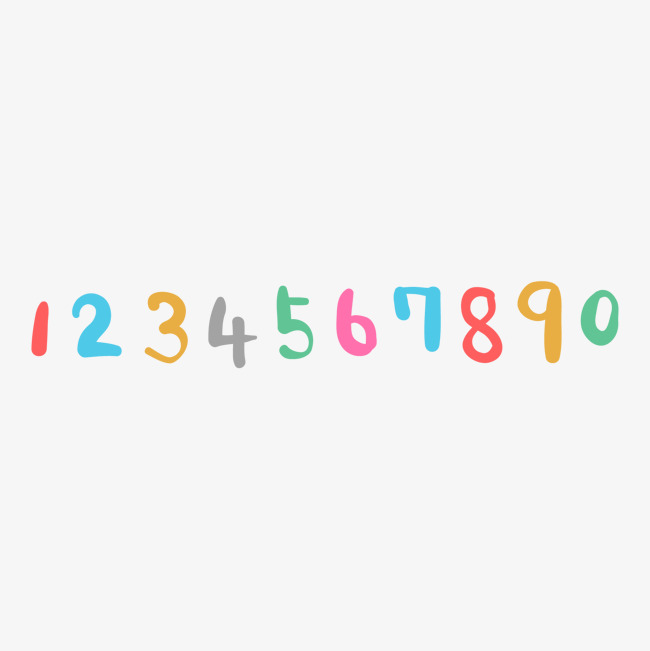
#> input picture charsplit/python-implements/test.jpg, 650 x 651 px
$ python normailzed_split.py
#> lines starting #> are read from the running program, lines starting #| are printed output that depends on the picture
### charsplit/python-implements/imageHelper.py
import numpy as np
import cv2
from matplotlib import pyplot as plt

def expandToSquare(img):
    """
    Expand an image to a square one.

    `img` should be a numpy array.

    The length and width will be the max value of the raw image width or height.
    """
    maxp = max(img.shape)
    minp = min(img.shape)
    need = maxp - minp
    cc = np.zeros([maxp,need])
    xi = None
    if maxp == img.shape[0]:
        xi = np.concatenate((img,cc),axis=1)
    else:
        xi = np.concatenate((img,cc),axis=0)
    return xi

# [11 lines left out: function normalizeImage, not called in this run]


def scaleSquareImage(img,size):
    """
    Scale an square image to a specified size, with the size of  size*size.
    """
    #  keepaspect ratio
    r = size / img.shape[1]
    dim = (size, int(img.shape[0] * r))

    # perform the actual resizing of the image and show it
    resized = cv2.resize(img, dim, interpolation = cv2.INTER_AREA)
    return resized

# [110 lines left out: functions grayScale, pixelize, deleteBackground, extractText, delete_background, not called in this run]


# [26 lines that do not run on import are left out]


### charsplit/python-implements/normailzed_split.py
from matplotlib import pyplot as plt
import imageHelper
import numpy as np
import cv2

rawimg = cv2.imread("./test.jpg")
#> rawimg is the input picture: shape (651, 650, 3); mean B, G, R 242.7, 243.3, 243.6
#rawimg = rawimg - int(np.mean(rawimg))
#rawimg[rawimg < 50] = 0
fig = plt.figure()
fig.add_subplot(2,3,1)
plt.title("raw image")
plt.imshow(rawimg)

fig.add_subplot(2,3,2)
plt.title("grey scale image")
grayscaleimg = cv2.cvtColor(rawimg,cv2.COLOR_BGR2GRAY)
grayscaleimg = grayscaleimg - int(np.mean(grayscaleimg))
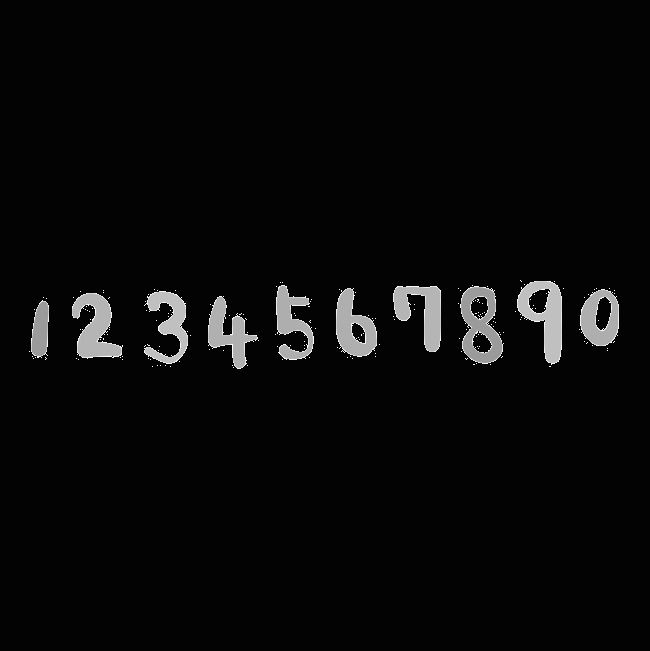
#> grayscaleimg: shape (651, 650); min 0, max 255, mean 9.9
grayscaleimg[grayscaleimg < 50] = 0
plt.imshow(grayscaleimg,cmap='gray')


# counting non-zero value by row , axis y
row_nz = []
for row in grayscaleimg.tolist():
    row_nz.append(len(row) - row.count(0))
#> after the loop, row_nz = 651 values, max 255 at index 329, min 0 at index 0, mean 24.39
fig.add_subplot(2,3,3)
plt.title("non-zero values on y (by row)")
plt.plot(row_nz)


# counting non-zero value by column, x axis
col_nz = []
for col in grayscaleimg.T.tolist():
    col_nz.append(len(col) - col.count(0))
#> after the loop, col_nz = 650 values, max 83 at index 550, min 0 at index 0, mean 24.42
fig.add_subplot(2,3,4)
plt.title("non-zero values on y (by col)")
plt.plot(col_nz)


##### start split
# first find upper and lower boundary of y (row)
fig.add_subplot(2,3,5)
plt.title("y boudary deleted")
upper_y = 0
for i,x in enumerate(row_nz):
    if x != 0:
        upper_y = i
        break
#> this loop made 281 passes
#> upper_y on pass 281: 280
lower_y = 0
for i,x in enumerate(row_nz[::-1]):
    if x!=0:
        lower_y = len(row_nz) - i
        break
#> this loop made 283 passes
#> lower_y on pass 283: 369
sliced_y_img = grayscaleimg[upper_y:lower_y,:]
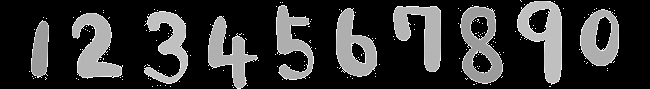
#> sliced_y_img: shape (89, 650); min 0, max 255, mean 51.1
sliced_y_img[sliced_y_img < 50] = 0
plt.imshow(sliced_y_img)

# show histgram
"""
fig.add_subplot(2,3,6)
plt.title("hist")
plt.hist(sliced_y_img)
"""

# then we find left and right boundary of every digital (x, on column)
column_boundary_list = []
record = False
for i,x in enumerate(col_nz[:-1]):
    if (col_nz[i] == 0 and col_nz[i+1] != 0) or col_nz[i] != 0 and col_nz[i+1] == 0:
        column_boundary_list.append(i+1)
#> this loop made 649 passes
#> x on passes 1 to 3: 0, 0, 0
#> after the loop, column_boundary_list = 32 values from 29 to 619
img_list = []
xl = [ column_boundary_list[i:i+2] for i in range(0,len(column_boundary_list),2) ]
#> xl = [[29, 30], [31, 49], [72, 123], [144, 188], [190, 191], [208, 259], [275, 314], [315, 316], [336, 377], [379, 380], [393, 441], [458, 504], [515, 516], [517, 562], [563, 564], [579, 619]]
for x in xl:
    img_list.append( sliced_y_img[:,x[0]:x[1]] )
#> this loop made 16 passes
#> after the loop, img_list = 16 items
# del invalid image
img_list = [ x for x in img_list if x.shape[1] > 5 ]
#> img_list = 10 items
# show image
fig = plt.figure()
for i,img in enumerate(img_list):
    fig.add_subplot(3,4,i+1)
    plt.imshow(img)
    # expand to max-size
    xi = imageHelper.expandToSquare(img)
    xi = imageHelper.scaleSquareImage(xi,28)
    plt.imsave("./result/zc%s.jpg"%i, xi ,cmap='gray')
    plt.imsave("./result/%s.jpg"%i, img )
#> this loop made 10 passes
#> (minp in expandToSquare, need in expandToSquare) on passes 1 to 10: (18, 71), (51, 38), (44, 45), (51, 38), (39, 50), (41, 48), (48, 41), (46, 43), (45, 44), (40, 49)
#> pass 1, in expandToSquare, `xi = np.concatenate((img,cc),axis=1)`:
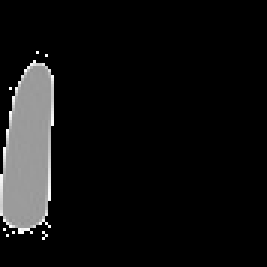
#> xi: shape (89, 89) float64 (shown 3 times larger); min 0, max 255, mean 17
#> pass 1, `plt.imsave("./result/zc%s.jpg"%i, xi ,cmap='gray')`:
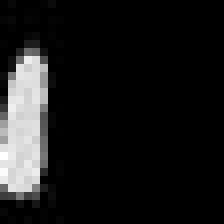
#> saved as zc0.jpg: shape (28, 28, 3) (shown 8 times larger); min 0, max 255, mean 24.3
#> pass 2, in expandToSquare (call 2), `xi = np.concatenate((img,cc),axis=1)`:
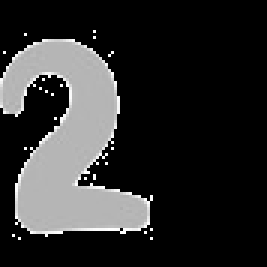
#> xi: shape (89, 89) float64 (shown 3 times larger); min 0, max 255, mean 44.4
plt.show()
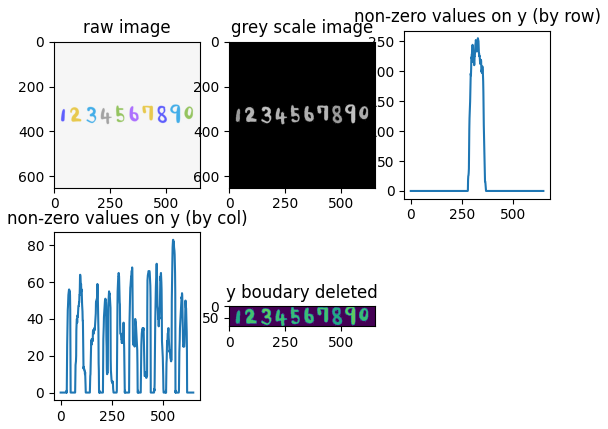
#> figure drawn by matplotlib, 5 panels; B, G, R data is drawn as R, G, B; panel 3: curve peaks at x = 329, y = 255; panel 4: curve peaks at x = 550, y = 83
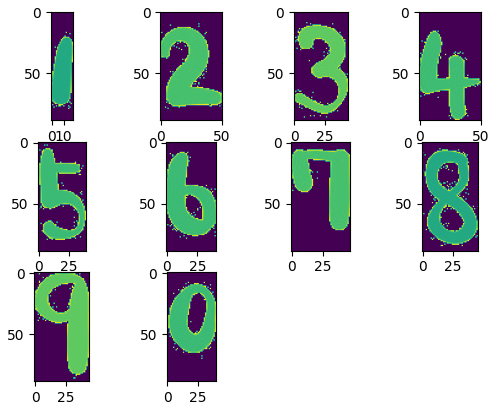
#> figure drawn by matplotlib, 10 panels
